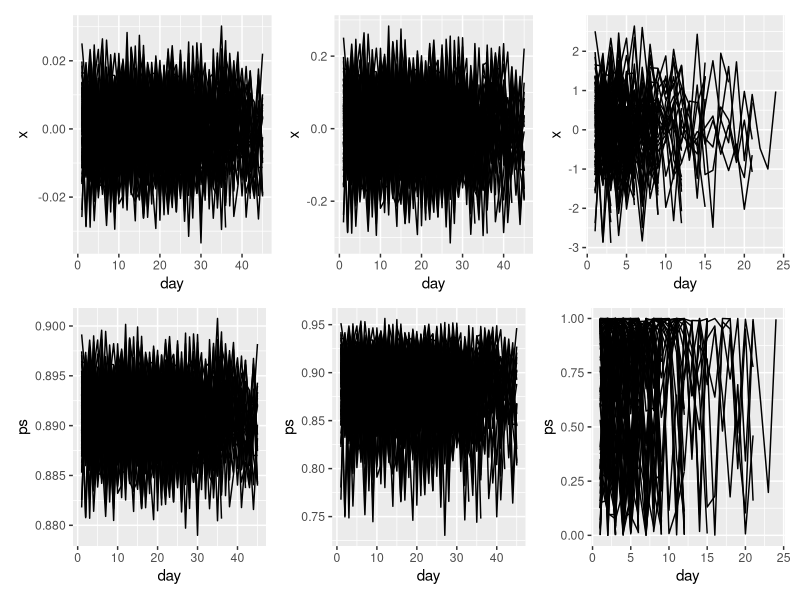

Source code (R): (Note: this script raises an error after producing the figure.)

# Load packages -----------------------------------------------------------

package.list <- c("here", "tidyverse", 'patchwork')

## Installing them if they aren't already on the computer
new.packages <- package.list[!(package.list %in% installed.packages()[,"Package"])]
if(length(new.packages)) install.packages(new.packages)

## And loading them
for(i in package.list){library(i, character.only = T)}

# Data specifications -----------------------------------------------------

#1. generate time series of covariate for 3 sites from zero normal
#2. standardize those time series
#3. multiply those time series by 
## small: 0.01
## medium: 0.1
## don’t have to do anything in the large variability case
#4. simulate survival of 100 individuals at each site with 
## a regression with b1 and b0 (see notes below)
#5. Repeat for a number of "datasets"

#double check and tweak b0 and b1 to get:
# - ~1/2 of individuals should die
# - b0 = 0 should make ~1/2 individuals die
# - how many die in first versus later intervals? want a ~large
## subset to survive through first interval but then ~1/2
## to die by end
# - check that survival variability varies more with
## higher covariate variation

# Generate covariate data -------------------------------------------------

#create three time series of covariate data,
#standardize them, then create them to 
#have variable amounts of variation 

#number of intervals
n.int <- 45

#number of individuals per "site"
n.indiv <- 30

#set b0 and b1
b0 <- 2.1
b1 <- 3.5

#number of simulated datasets
n.datasets <- 100

#UPDATE:::
#simulate x data for every day of every interval
#in every dataset and KEEP them all

#Then generate y data for those x's as we've done - then, 
#"fill" 0's for intervals in which the individual "died"
#since this is the way the surveys would have been performed
#so for the last interval, we get all days in that interval, 
#and all are set to 0 - since we don't know which day in
#the total survey intervaal an individual died. 

#then combine:
#1. daily x data for each individual in each dataset
#in each day with interval IDs recoginzed
#2. interval level survival data with dataset, ID, and 
#interval ID info

sim_x_function <- function(n.t,
                           var_level,
                           b0, 
                           b1){
  
  #get x for each interval
  x1 <- rnorm(n.t, mean = 0, sd = 1)
  #scale that 
  x2 <- scale(x1)
  #multiply by the level of variation we want
  #in our dataset (low 0.01, med 0.1, high 1)
  x.vec <- x2*var_level
  
  #divide it into intervals of ~3.5 days each
  interval <- tibble(interval = sort(rep(1:15, 3))) %>%
    mutate(day = 1:n())
  
  #make that a dataframe and get
  #survival probability based on regression
  #and b0 and b1 values defined
  x.df <- as.data.frame(x.vec) %>%
    rename(x = V1) %>%
    mutate(day = row_number()) %>%
    rowwise() %>%
    mutate(ps = exp(b0 + b1*x)/(1 + exp(b0 + b1*x))) %>%
    ungroup() %>%
    left_join(interval, by = "day")
  
  return(x.df)
  
}


sim_y_function <- function(n.ind,
                           n.t,
                           n.data,
                           x.df){
  
  ind.df <- expand.grid(1:n.ind, 1:n.t, 1:n.data)%>%
    rename(ID = Var1,
           day = Var2,
           Dataset = Var3) %>%
    mutate(Dataset = as.character(Dataset)) %>%
    left_join(x.df, by = c("day", "Dataset")) %>%
    rowwise() %>%
    mutate(fate = rbinom(n(), 1, ps)) %>%
    ungroup()
  
  alive <- ind.df %>%
    group_by(ID, Dataset) %>%
    #filter out IDs where all intervals == 1
    filter(all(fate == 1)) %>%
    ungroup()
  
  dead <- ind.df %>%
    #arrange(day) %>%
    group_by(ID, Dataset) %>%
    #filter out just IDs where there is at least one zero
    filter(any(fate == 0)) %>%
    #Get a True-False column that finds all 0's per indiivudla site
    mutate(first_0 = fate == 0 & !duplicated(fate == 0)) %>%
    #instead of following code, to keep covariate data for 
    #interval summary model, just set fates after the first 0 to be equal to NA
    # mutate(fate = case_when(row_number() <= min(which(fate == 0 & first_0 == TRUE)) ~ fate,
    #                         TRUE ~ NA_real_)) %>%
    # Find the first row with `first_0` in each group, filter out rows after it
    filter(row_number() <= min(which(fate == 0 & first_0 == TRUE))) %>%
    ungroup() %>%
    #remove gropuing column
    dplyr::select(-first_0)
  
  df2 <- alive %>%
    bind_rows(dead) %>%
    dplyr::select(ID, day, Dataset, interval, fate)
  
  ind.df2 <- ind.df %>%
    dplyr::select(-fate) %>%
    left_join(df2, by = c("ID", "day", "Dataset",
                          "interval"))%>%
    group_by(ID, interval, Dataset) %>%
    mutate(fate = case_when(any(fate == 0) ~ 0,
                            TRUE ~ fate)) %>%
    ungroup() %>%
    filter(!is.na(fate))
  
  return(ind.df2)
  
  
}

#Step 3 - generate a set of 100 datasets at each level ---------------------

set.seed(1)

#low variation
x.low <- lapply(1:100, #how many datasets
                function(i)
                {
                  sim_x_function(b0 = b0,
                                 b1 = b1,
                                 n.t = n.int,
                                 var_level = 0.01) #based on this probability
                } )


x.low.df <- bind_rows(x.low, .id = "Dataset") 
set.seed(1)
y.low <- sim_y_function(n.ind = n.indiv,
                        n.t = n.int,
                        n.data = n.datasets,
                        x.df = x.low.df)

set.seed(1)

#med variation
x.med <- lapply(1:100, #how many datasets
                function(i)
                {
                  sim_x_function(b0 = b0,
                                 b1 = b1,
                                 n.t = n.int,
                                 var_level = 0.1) #based on this probability
                } )


x.med.df <- bind_rows(x.med, .id = "Dataset") 

set.seed(1)
y.med <- sim_y_function(n.ind = n.indiv,
                        n.t = n.int,
                        n.data = n.datasets,
                        x.df = x.med.df)

set.seed(1)

#high
x.high <- lapply(1:100, #how many datasets
                function(i)
                {
                  sim_x_function(b0 = b0,
                                 b1 = b1,
                                 n.t = n.int,
                                 var_level = 1) #based on this probability
                } )


x.high.df <- bind_rows(x.high, .id = "Dataset") 

set.seed(1)
y.high <- sim_y_function(n.ind = n.indiv,
                        n.t = n.int,
                        n.data = n.datasets,
                        x.df = x.high.df)

# Explore datasets --------------------------------------------------------

c <- y.high %>%
  ggplot(aes(x = day, y= x, group = Dataset)) +
  geom_line()

b <- y.med %>%
  ggplot(aes(x = day, y= x, group = Dataset)) +
  geom_line()

a <- y.low %>%
  ggplot(aes(x = day, y= x, group = Dataset)) +
  geom_line()

#a+ b+ c

d <- y.low %>%
  ggplot(aes(x = day, y = ps, group = Dataset)) +
  geom_line()

e <- y.med %>%
  ggplot(aes(x = day, y = ps, group = Dataset)) +
  geom_line()

f <- y.high %>%
  ggplot(aes(x = day, y = ps, group = Dataset)) +
  geom_line()

(a+ b+ c)/
(d + e +f)

# Truncate and add intervals ----------------------------------------------

#for the high var, the max survival is to:
(max_day <- y.high %>%
  filter(!is.na(fate)) %>%
  filter(day == max(day)) %>%
   distinct(day) %>%
   dplyr::select(day) %>%
   as_vector())

(max_interval <- y.high %>%
  filter(!is.na(fate)) %>%
  filter(day == max(day)) %>%
  distinct(interval) %>%
  dplyr::select(interval) %>%
  as_vector() )


y.low.daily <- y.low %>%
  filter(interval <= max_interval) %>%
  filter(!is.na(fate))

y.med.daily <- y.med %>%
  filter(interval <= max_interval) %>%
  filter(!is.na(fate))

y.high.daily <- y.high %>%
  filter(interval <= max_interval) %>%
  filter(!is.na(fate))

# Export daily datasets ---------------------------------------------------------

write.csv(y.low.daily, here("data_outputs",
                          "simulated",
                          "02_analysis_ready",
                          "low_var_daily_data.csv"))

write.csv(y.med.daily, here("data_outputs",
                          "simulated",
                          "02_analysis_ready",
                          "med_var_daily_data.csv"))

write.csv(y.high.daily, here("data_outputs",
                           "simulated",
                           "02_analysis_ready",
                           "high_var_daily_data.csv"))

# Interval summarized data ------------------------------------------------

# Get interval summarised covariates --------------------------------------

y.low.x <- y.low %>%
  distinct(Dataset, interval, day, x) %>%
  group_by(Dataset, interval) %>%
  summarise(x = mean(x)) %>%
  ungroup()

y.med.x <- y.med %>%
  distinct(Dataset, interval, day, x) %>%
  group_by(Dataset, interval) %>%
  summarise(x = mean(x)) %>%
  ungroup()

y.high.x <- y.high %>%
  distinct(Dataset, interval, day, x) %>%
  group_by(Dataset, interval) %>%
  summarise(x = mean(x)) %>%
  ungroup()

y.low.int <- y.low %>%
  filter(!is.na(fate)) %>%
  dplyr::select(Dataset, ID, interval, fate) %>%
  group_by(Dataset, ID, interval) %>%
  mutate(fate = case_when(any(fate == 0) ~ 0,
                          TRUE ~ fate)) %>%
  ungroup() %>%
  group_by(Dataset, ID, interval) %>%
  mutate(t = n()) %>%
  ungroup() %>%
  distinct(Dataset, ID, interval, fate, t) %>%
  left_join(y.low.x, by = c('Dataset', 'interval'))


y.med.int <- y.med %>%
  filter(!is.na(fate)) %>%
  dplyr::select(Dataset, ID, interval, fate) %>%
  group_by(Dataset, ID, interval) %>%
  mutate(fate = case_when(any(fate == 0) ~ 0,
                          TRUE ~ fate)) %>%
  ungroup() %>%
  group_by(Dataset, ID, interval) %>%
  mutate(t = n()) %>%
  ungroup() %>%
  distinct(Dataset, ID, interval, fate, t) %>%
  left_join(y.med.x, by = c('Dataset', 'interval'))

y.high.int <- y.high %>%
  filter(!is.na(fate)) %>%
  dplyr::select(Dataset, ID, interval, fate) %>%
  group_by(Dataset, ID, interval) %>%
  mutate(fate = case_when(any(fate == 0) ~ 0,
                          TRUE ~ fate)) %>%
  ungroup() %>%
  group_by(Dataset, ID, interval) %>%
  mutate(t = n()) %>%
  ungroup() %>%
  distinct(Dataset, ID, interval, fate, t) %>%
  left_join(y.high.x, by = c('Dataset', 'interval'))
  

# Export interval data ----------------------------------------------------

write.csv(y.low.int, here("data_outputs",
                          "simulated",
                          "02_analysis_ready",
                          "low_var_interval_data.csv"))

write.csv(y.med.int, here("data_outputs",
                          "simulated",
                          "02_analysis_ready",
                          "med_var_interval_data.csv"))

write.csv(y.high.int, here("data_outputs",
                           "simulated",
                           "02_analysis_ready",
                           "high_var_interval_data.csv"))


# Full survey summarised data ---------------------------------------------

#for the total exposure model, need the above data to be summarised
#across the entire "lifetime" of the indiviudal, which is what
#these next steps do


low.var.tot <- y.low %>%
  filter(!is.na(fate)) %>%
  #for each dataset and id in each dataset
  group_by(Dataset, ID) %>%
  #get fate to be 0 if any are 0, otherwise 1
  mutate(fate = case_when(any(fate == 0) ~ 0,
                          TRUE ~ 1),
         #total number of "time" (equal to number of days)
         t= n(),
         #x is mean of the value of x for that individual
         x = mean(x)) %>%
  ungroup() %>%
  #select dataset, id, fate, t, x
  distinct(Dataset, ID, fate, t, x)

#do the same process for the medium variability dataset
med.var.tot <- y.med %>%
  group_by(Dataset, ID) %>%
  mutate(fate = case_when(any(fate == 0) ~ 0,
                          TRUE ~ 1),
         t= n(),
         x = mean(x)) %>%
  ungroup() %>%
  distinct(Dataset, ID, fate, t, x)

#do the same for the high variability dataset
high.var.tot <- y.high %>%
  group_by(Dataset, ID) %>%
  mutate(fate = case_when(any(fate == 0) ~ 0,
                          TRUE ~ 1),
         t= n(),
         x = mean(x)) %>%
  ungroup() %>%
  distinct(Dataset, ID, fate, t, x)

# Export total exposure datasets ------------------------------------------

write.csv(low.var.tot, here("data_outputs",
                            "simulated",
                            "02_analysis_ready",
                            "low_var_total_data.csv"))

write.csv(med.var.tot, here("data_outputs",
                            "simulated",
                            "02_analysis_ready",
                            "med_var_total_data.csv"))

write.csv(high.var.tot, here("data_outputs",
                             "simulated",
                             "02_analysis_ready",
                             "high_var_total_data.csv"))
